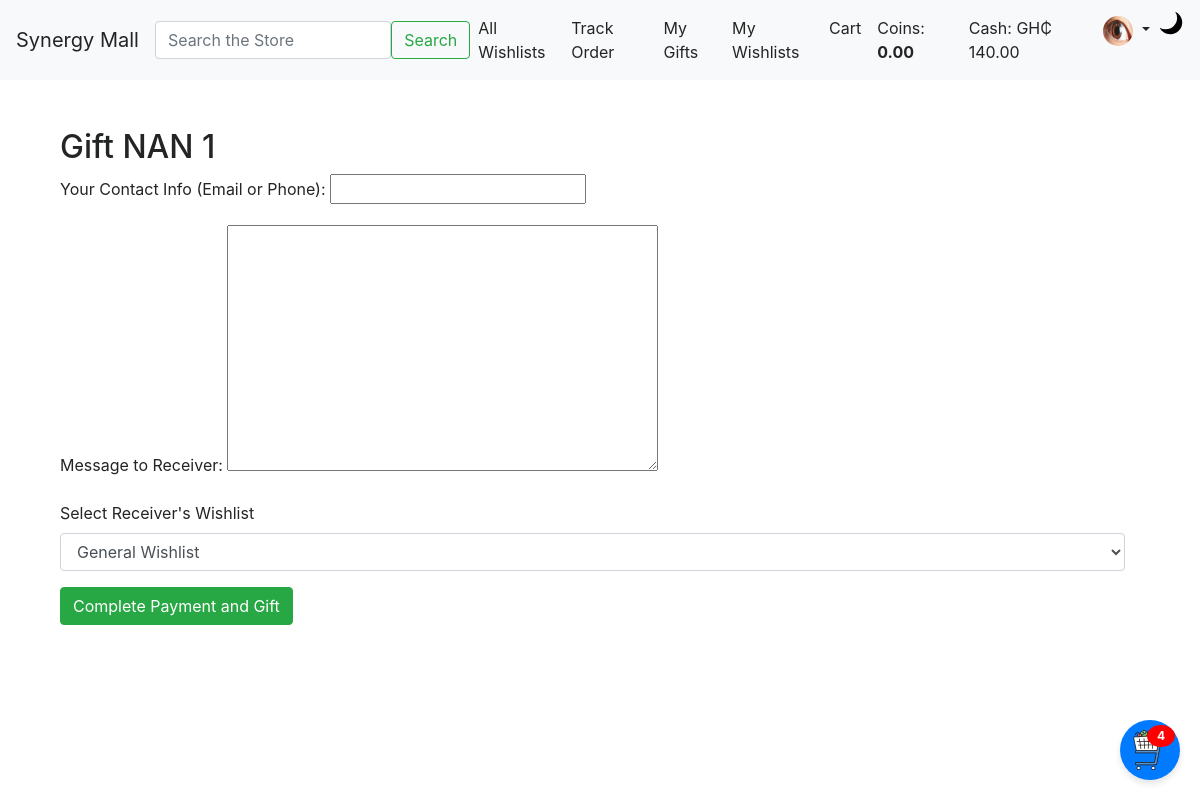
The app's page /process-gift-payment/4/ (signed in) with its own data.
### users/models.py (models this page shows, shortened)
class User(AbstractBaseUser, PermissionsMixin):
    ROLE_CHOICES = (
        ('vendor', 'Vendor'),
        ('regular', 'RegularUser'),
        ('marketer', 'Marketer'),
        ('manager', 'Manager'),
    )
    username = models.CharField(max_length=50, blank=False, null=False, unique=True)
    email = models.EmailField(unique=True)
    first_name = models.CharField(max_length=50)
    surname = models.CharField(max_length=50)
    other_names = models.CharField(max_length=100, blank=True, null=True)
    phone_number = models.CharField(max_length=15, unique=True)
    profile_picture = models.ImageField(upload_to='profile_pictures/', blank=True, null=True)
    id_document_number = models.CharField(max_length=100, blank=True, null=True)
    id_image = models.ImageField(upload_to='identification_images/', blank=True, null=True)
    default_shipping_address = models.TextField(max_length=400, blank=True, null=True)
    cash = models.DecimalField(max_digits=12, decimal_places=2, default=0.00)  # Wallet/cash balance
    role = models.CharField(max_length=10, choices=ROLE_CHOICES)
    is_active = models.BooleanField(default=True)
    is_staff = models.BooleanField(default=False)
    date_joined = models.DateTimeField(default=timezone.now)
    groups = models.ManyToManyField(
        Group,
        related_name='custom_user_groups',  # Adding related_name
        blank=True,
        help_text='The groups this user belongs to.',
        verbose_name='groups',
    )
    user_permissions = models.ManyToManyField(
        Permission,
        related_name='custom_user_permissions',  # Adding related_name
        blank=True,
        help_text='Specific permissions for this user.',
        verbose_name='user permissions',
    )
    objects = UserManager()
    USERNAME_FIELD = 'email'
    REQUIRED_FIELDS = []

### synergy_mall/models.py (models this page shows, shortened)
class Product(models.Model):
    name = models.CharField(max_length=255)
    description = models.TextField()
    price = models.DecimalField(max_digits=10, decimal_places=2)
    sale_price = models.DecimalField(max_digits=10, decimal_places=2, blank=True, null=True)
    vendor = models.ForeignKey(settings.AUTH_USER_MODEL, on_delete=models.CASCADE, limit_choices_to={'role': 'vendor'})
    category = models.ForeignKey(Category, on_delete=models.CASCADE)
    tags = models.ManyToManyField('Tag', blank=True)
    available = models.BooleanField(default=True)
    popularity_count = models.IntegerField(default=0)
    condition = models.CharField(max_length=50, choices=[('new', 'New'), ('used', 'Used'), ('refurbished', 'Refurbished')])
    is_active = models.BooleanField(default=True)
    featured = models.BooleanField(default=False)
    sale_start_date = models.DateTimeField(blank=True, null=True)
    sale_end_date = models.DateTimeField(blank=True, null=True)

### synergy_mall/views.py (the view)
# urls.py: path('process-gift-payment/<int:product_id>/', views.process_gift_payment, name='process_gift_payment'),
def process_gift_payment(request, product_id):
    product = get_object_or_404(Product, id=product_id)
    if request.method == 'POST':
        form = GiftPaymentForm(request.POST)
        receiver_id = request.POST.get('receiver_id')
        wishlist_id = request.POST.get('wishlist_id')
        if form.is_valid():
            message_to_receiver = form.cleaned_data['message_to_receiver']
            giver_contact = None
            receiver = get_object_or_404(User, id=receiver_id)
            try:
                amount_given = Decimal(request.POST.get('amount_given', '0'))
                if amount_given < product.price:
                    return JsonResponse({
                        'success': False,
                        'message': 'Amount must be at least the price of the product.'
                    }, status=400)
            except (ValueError, TypeError):
                return JsonResponse({
                    'success': False,
                    'message': 'Amount must be a valid number.'
                }, status=400)
            if request.user.is_authenticated:
                giver = request.user
                giver_contact = giver.phone_number
            else:
                giver = None
                giver_contact = form.cleaned_data['giver_contact']
                if not giver_contact:
                    return JsonResponse({
                        'success': False,
                        'message': 'Contact information is required for unauthenticated users.'
                    }, status=400)
            wishlist = Wishlist.objects.filter(
                user=receiver, title="General List"
            ).first() if not wishlist_id else get_object_or_404(Wishlist, id=wishlist_id)
            surplus = amount_given - product.price
            if surplus > 0:
                receiver.cash += surplus
                receiver.save()
            gift = Gift.objects.create(
                giver=giver,
                receiver=receiver,
                product=product,
                amount_given=amount_given,
                wishlist=wishlist,
                giver_contact=giver_contact,
                message_to_receiver=message_to_receiver,
            )
            wishlist_item = WishlistItem.objects.create(
                wishlist=wishlist,
                product=product,
                giver_contact=giver_contact,
                message=message_to_receiver,
                amount_paid=product.price,  # Fully paid for gifts
            )
            Order.objects.create(
                user=receiver,
                product=product,
                quantity=1,
                total_price=product.price,
                status='pending',
            )
            messages.success(request, "Gift sent successfully, and the order has been placed!")
            return redirect('index')  # Or redirect to a success page
        else:
            messages.error(request, "Invalid form submission.")
    else:
        form = GiftPaymentForm()
    return render(request, 'synergy_mall/gift_payment.html', {'form': form, 'product': product})

### synergy_mall/forms.py
class GiftPaymentForm(forms.ModelForm):
    giver_contact = forms.CharField(max_length=255, required=True, label="Your Contact Info (Email or Phone)")
    message_to_receiver = forms.CharField(widget=forms.Textarea, required=False, label="Message to Receiver", max_length=200)
    class Meta:
        model = Gift
        fields = ['giver_contact', 'message_to_receiver']

### synergy_mall/context_processors.py (called while the page is built)
def get_cart(request):
    if request.user.is_authenticated:
        return Cart.objects.filter(user=request.user, status="active").first()
    session_key = request.session.session_key
    if not session_key:
        request.session.create()
        session_key = request.session.session_key
    return Cart.objects.filter(session_key=session_key, status="active").first()

def cart_context(request):
    cart = get_cart(request)
    cart_item_count = cart.items.all().count() if cart else 0
    return {
        "cart": cart,
        "cart_items_count": cart_item_count,
    }

### synergy_mall/models.py (called while the page is built)
    def get_total_price(self):
        return sum(item.get_total_price() for item in self.items.all())

    def get_total_price(self):
        return self.price * self.quantity

### synergy_mall/templates/synergy_mall/gift_payment.html (shortened to what this page needs)
{% extends "base.html" %}
{% block content %}
<div class="container mt-5">
    <h2>Gift {{ product.name }}</h2>
    <form method="POST">
        {{ form.as_p }}
        <div class="form-group">
            <label for="receiverWishlist">Select Receiver's Wishlist</label>
            <select id="receiverWishlist" name="wishlist_id" class="form-control">
                <option value="general">General Wishlist</option>
            </select>
        </div>
        <button type="submit" class="btn btn-success">Complete Payment and Gift</button>
    </form>
</div>
{% endblock %}

### SYNERGY/templates/base.html (shortened to what this page needs)
<!DOCTYPE html>
<html lang="en">
<head>
    {% load static %}
    <link href="https://stackpath.bootstrapcdn.com/bootstrap/4.5.2/css/bootstrap.min.css" rel="stylesheet">
    {% load static %}
    <link rel="stylesheet" href="{% static 'css/styles.css' %}">
    <link href="https://cdnjs.cloudflare.com/ajax/libs/font-awesome/6.0.0-beta3/css/all.min.css" rel="stylesheet">
</head>
<body class="theme-light">
    <nav class="navbar navbar-expand-lg navbar-light sticky-top">
        <a class="navbar-brand" href="{% url 'index' %}">Synergy Mall</a>
        <form class="d-flex mx-auto" action="{% url 'search_product' %}" method="GET">
            <input class="form-control me-2" type="search" name="q" placeholder="Search the Store" aria-label="Search" required>
            <button class="btn btn-outline-success d-none d-lg-block" type="submit">Search</button>
        </form>
        <div class="collapse navbar-collapse" id="navbarNav">
            <ul class="navbar-nav ml-auto">
                <li class="nav-item">
                    <a class="nav-link" href="{% url 'all_wishlists' %}">All Wishlists</a>
                </li>
                <li><a class="nav-link" href="{% url 'track_order' %}">Track Order</a></li>
                {% if user.is_authenticated %}
                    {% if request.user.role == 'vendor' %}
                        <li class="nav-item">
                            <a class="nav-link" href="{% url 'add_product' %}">Add Product</a>
                        </li>
                        <li class="nav-item">
                            <a class="nav-link" href="{% url 'product_list' %}">My Products</a>
                        </li>
                        <li class="nav-item">
                            <a class="nav-link" href="#">My Dashboard</a>
                        </li>
                        <li class="nav-item">
                            <a class="nav-link" href="{% url 'vendor_orders' %}">Pending Orders</a>
                        </li>
                    {% else %}
                        <li class="nav-item">
                            <a class="nav-link" href="{% url 'received_gifts' %}">My Gifts</a>
                        </li>
                        <li class="nav-item">
                            <a class="nav-link" href="{% url 'my_wishlists' %}">My Wishlists</a>
                        </li>
                        <li class="nav-item">
                            <a class="nav-link" href="{% url 'view_cart' %}">Cart</a>
                        </li>
                        <li class="nav-item">
                            <span class="nav-link">
                                Coins: <strong>{{ user.coin_account.total_coins|default:"0.00" }}</strong>
                            </span>
                        </li>
                        <li class="nav-item">
                            <span class="nav-link">Cash: GH₵ {{ user.cash|floatformat:2 }}</span>
                        </li>
                    {% endif %}
                    <li class="nav-item dropdown">
                        <a class="nav-link dropdown-toggle" href="#" id="navbarDropdown" role="button" data-toggle="dropdown" aria-haspopup="true" aria-expanded="false">
                            {% if user.profile_picture %}
                                <img src="{{ user.profile_picture.url }}" alt="{{ user.username }}'s profile picture" class="rounded-circle" width="30" height="30">
                            {% else %}
                                <img src="{{ STATIC_URL }}/default-profile.svg" alt="Profile Picture" class="rounded-circle" width="30" height="30">
                            {% endif %}
                        </a>
                    </li>
                {% endif %}
                <li class="nav-item">
                    <button class="btn btn-link nav-link p-0" id="themeToggle" onclick="toggleTheme()" title="Toggle Theme">
                        <img id="themeIcon" src="{% static 'images/moon.svg' %}" alt="Theme Toggle" width="24" height="24">
                    </button>
                </li>
            </ul>
        </div>
    </nav>
    <div class="container">
        {% block content %}{% endblock %}
    </div>
    <div id="floating-cart" style="position: fixed; bottom: 20px; right: 20px; z-index: 1000;">
        <button class="btn btn-primary rounded-circle" data-toggle="modal" data-target="#cartModal"
                style="width: 60px; height: 60px; display: flex; align-items: center; justify-content: center; position: relative;">
            <img src="{% static 'images/cart.svg' %}" alt="Cart Icon" width="40" height="40">
            {% if cart_items_count > 0 %}
                <span class="badge badge-danger" style="position: absolute; top: 5px; right: 5px; border-radius: 50%; padding: 5px 10px; font-size: 12px;">
                    {{ cart_items_count }}
                </span>
            {% endif %}
        </button>
    </div>
</body>
</html>

### static/css/styles.css (style rules this page uses)
body.theme-light { background-color: #ffffff; color: #232424; }
body.theme-light .navbar { background-color: #f8f9fa; color: #232424; }
body.theme-light .navbar .navbar-brand, body.theme-light .navbar .nav-link, body.theme-light .navbar .dropdown-toggle { color: #232424; }
#themeToggle img { transition: transform 0.2s ease; }
#floating-cart .badge-danger { background-color: red; color: white; font-weight: bold; }
#floating-cart .btn-primary { background-color: #007bff; border: none; font-size: 20px; }
.form-group { margin-right: 15px; }
#floating-cart button { box-shadow: 0 4px 6px rgba(0, 0, 0, 0.1); transition: transform 0.2s ease, box-shadow 0.2s ease; }
.badge-danger { background-color: #ff5e57; color: white; }

### records on screen
User: coin_account.total_coins "0.00", cash "140.00", profile_picture (picture)
Product: name "NAN 1"

### other values on screen
{{ cart_items_count }} "4"
